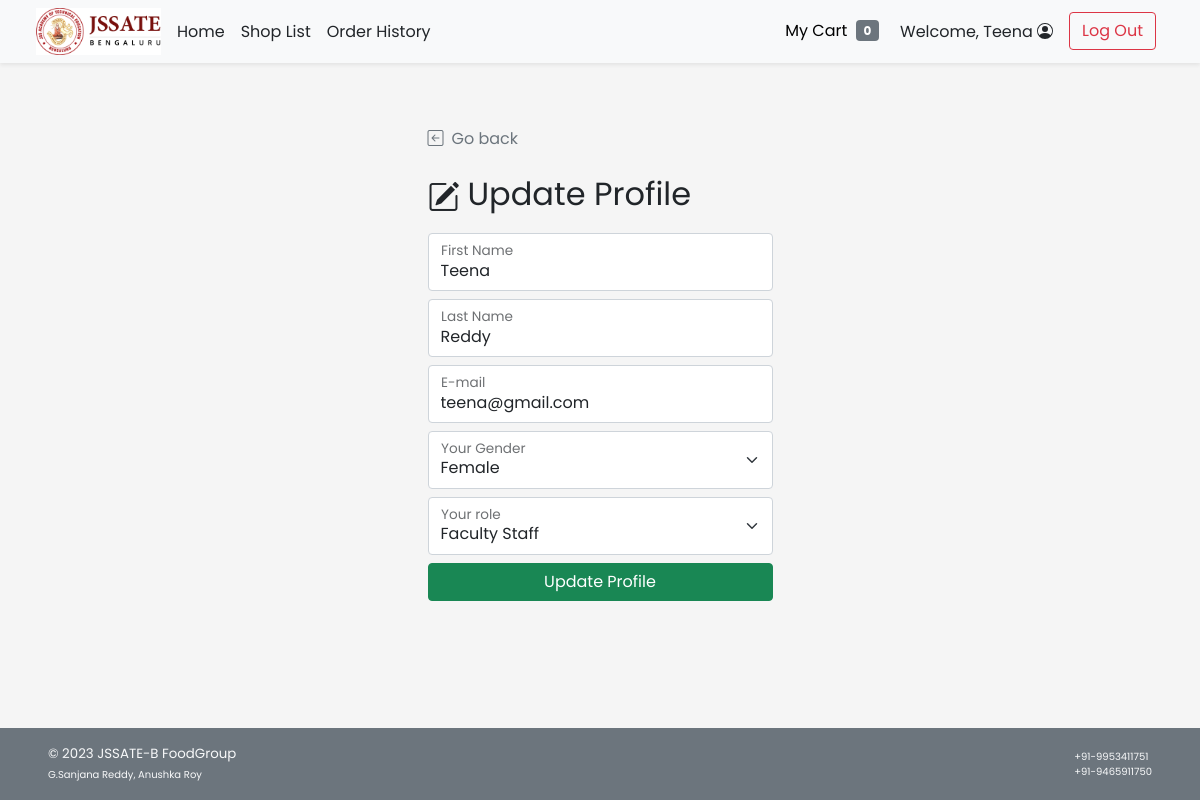
/cust_update_profile.php (signed in), run on the app's committed database.
### tables this page shows
CREATE TABLE `customer` (
  `c_id` int(11) NOT NULL,
  `c_username` varchar(45) NOT NULL,
  `c_pwd` varchar(45) NOT NULL,
  `c_firstname` varchar(45) NOT NULL,
  `c_lastname` varchar(45) NOT NULL,
  `c_email` varchar(100) NOT NULL,
  `c_gender` varchar(1) NOT NULL COMMENT 'M for Male, F for Female',
  `c_type` varchar(3) NOT NULL COMMENT 'Type of customer in this canteen (STD for student, INS for instructor, STF for staff, GUE for guest, ADM for admin, OTH for other)'
);

### cust_update_profile.php (the view, shortened to what this page needs)
<!DOCTYPE html>
<html lang="en">
<head>
    <?php
        include("conn_db.php");
        include('head.php');
    ?>
    <link href="css/main.css" rel="stylesheet">
    <link href="css/login.css" rel="stylesheet">
</head>
<body class="d-flex flex-column h-100">
    <?php include('nav_header.php')?>
    <div class="container form-signin mt-auto w-50">
        <a class="nav nav-item text-decoration-none text-muted" href="#" onclick="history.back();">
            <i class="bi bi-arrow-left-square me-2"></i>Go back
        </a>
        <?php
            $query = "SELECT c_firstname,c_lastname,c_email,c_gender,c_type FROM customer WHERE c_id = {$_SESSION['cid']} LIMIT 0,1";
            $result = $mysqli ->query($query);
            $row = $result -> fetch_array();
        ?>
        <form method="POST" action="cust_update_profile.php" class="form-floating">
            <h2 class="mt-4 mb-3 fw-normal text-bold"><i class="bi bi-pencil-square me-2"></i>Update Profile</h2>
            <div class="form-floating mb-2">
                <input type="text" class="form-control" id="firstname" placeholder="First Name" name="firstname"
                value="<?php echo $row["c_firstname"];?>" required>
                <label for="firstname">First Name</label>
            </div>
            <div class="form-floating mb-2">
                <input type="text" class="form-control" id="lastname" placeholder="Last Name" value="<?php echo $row["c_lastname"];?>" name="lastname" required>
                <label for="lastname">Last Name</label>
            </div>
            <div class="form-floating mb-2">
                <input type="email" class="form-control" id="email" placeholder="E-mail" name="email" value="<?php echo $row["c_email"];?>" required>
                <label for="email">E-mail</label>
            </div>
            <div class="form-floating">
                <select class="form-select mb-2" id="gender" name="gender">
                    <option value="F" <?php if($row["c_gender"]=="F"){echo "selected";}?>>Female</option>
                </select>
                <label for="gender">Your Gender</label>
            </div>
            <div class="form-floating">
                <select class="form-select mb-2" id="type" name="type">
                    <option value="STF" <?php if($row["c_type"]=="STF"){echo "selected";}?>>Faculty Staff</option>
                </select>
                <label for="gender">Your role</label>
            </div>
            <button class="w-100 btn btn-success mb-3" name="upd_confirm" type="submit">Update Profile</button>
        </form>
    </div>
    <footer
        class="footer d-flex flex-wrap justify-content-between align-items-center px-5 py-3 mt-auto bg-secondary text-light">
        <span class="smaller-font">&copy; 2023 JSSATE-B FoodGroup <br /><span class="xsmall-font">G.Sanjana Reddy, Anushka Roy</span></span>
        <span class="xsmall-font"> +91-9953411751 <br /><span class="xsmall-font">+91-9465911750</span></span>
    </footer>
</body>
</html>

### css/main.css (style rules this page uses)
html { height: 100%; }
body { height: 100%; padding-top: 4rem; margin-bottom: -50px; font-family: 'Poppins', 'Noto Sans Thai', sans-serif; }
a { cursor: pointer; }
.bi { vertical-align: -.125em; fill: currentColor; }
.smaller-font { font-size: smaller; }
.xsmall-font { font-size: x-small; }

### css/login.css (style rules this page uses)
html, body { height: 100%; font-family: 'Poppins', 'Noto Sans Thai', sans-serif; }
body { background-color: #f5f5f5; padding-top: 4rem; margin-bottom: -50px; }
.form-signin { width: 100%; max-width: 375px; padding: 15px; margin: auto; }
.smaller-font { font-size: smaller; }
.xsmall-font { font-size: x-small; }

### data on the page
customer: firstname "Teena", lastname "Reddy", email "teena@gmail.com", gender "Female", type "Faculty Staff"

### other printed values
$_SESSION['firstname'] "Teena"
